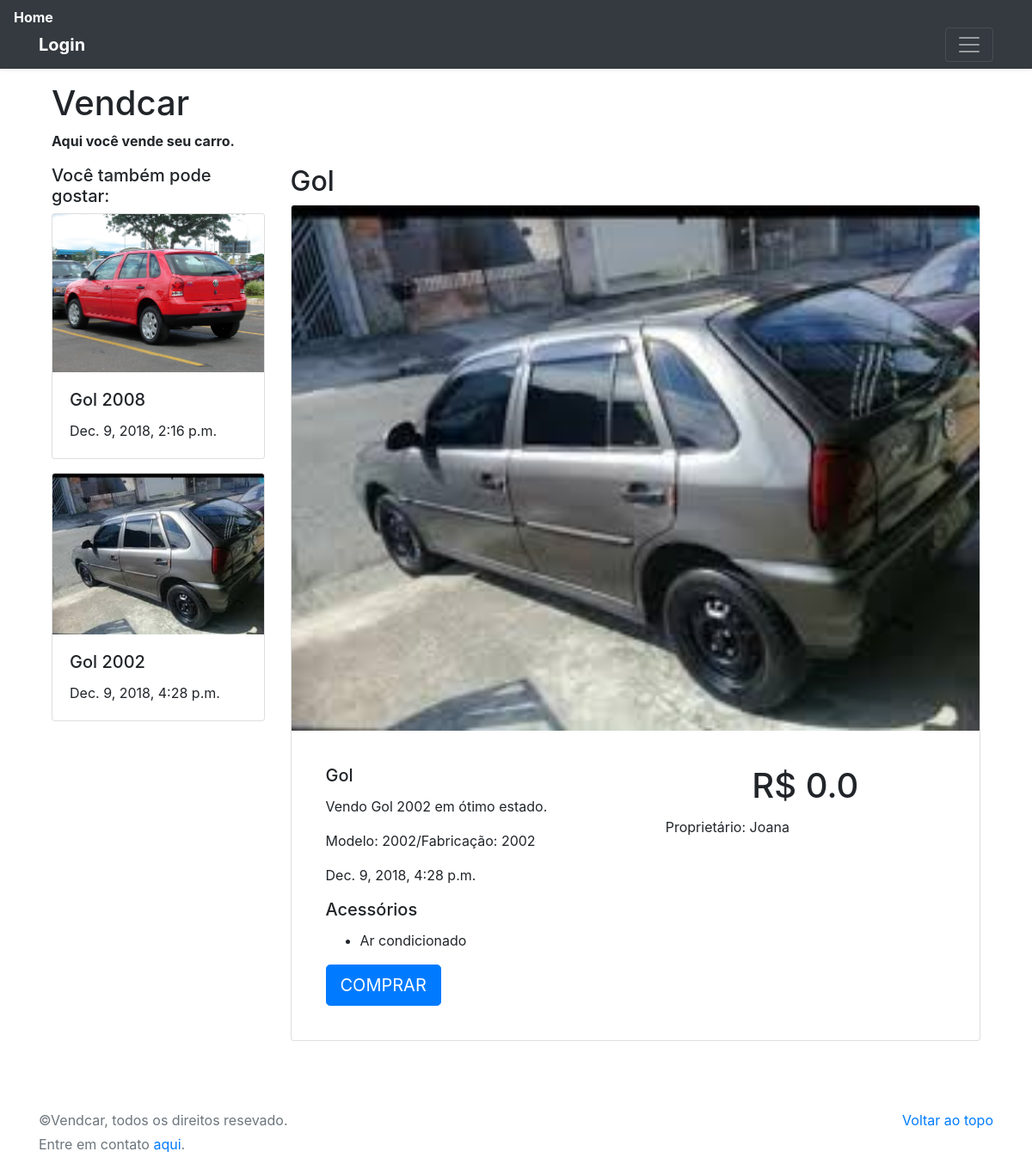
The app's page /detalhes/11, older data.
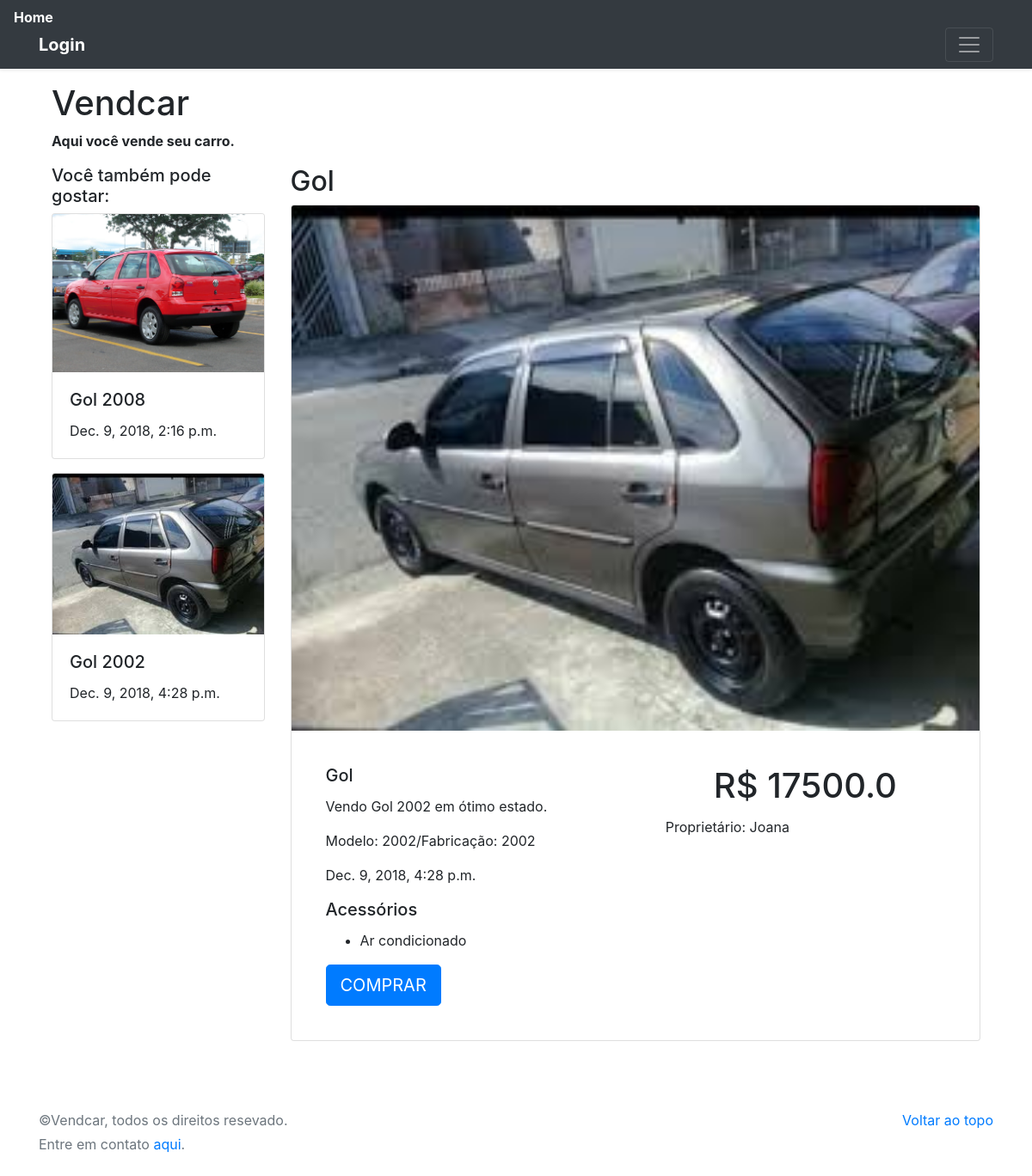
The same page, newer data.
### store/models.py (models this page shows, shortened)
class Carro(models.Model):
	marca = models.ForeignKey(Marca, on_delete = models.CASCADE, related_name='carros')
	user = models.ForeignKey(User, on_delete = models.CASCADE, related_name='meus_carros')
	modelo = models.CharField(max_length=100)
	ano_modelo = models.CharField(max_length=4)
	ano_fabricacao = models.CharField(max_length=4)
	numero_de_portas = models.IntegerField(default=2)
	descricao = models.TextField(null=True, blank=True)
	preco = models.FloatField(default=0)
	data_do_anuncio = models.DateTimeField(auto_now_add=True, null=True, blank=True)
	foto = models.ImageField(null=True, blank=True, upload_to = 'media/')
	acessorio = models.ManyToManyField(Acessorio,blank=True)

### store/views.py (the view)
# urls.py: path('detalhes/<int:carro_id>', views.detalhes, name='detalhes'),
def detalhes(request, carro_id):
	carro = Carro.objects.get(id=carro_id)
	sugestoes = Carro.objects.filter(descricao__contains=carro.modelo) | Carro.objects.filter(ano_fabricacao=carro.ano_fabricacao)
	return render(request, 'store/carro.html', {'carro':carro, 'sugestoes':sugestoes})

### store/models.py (called while the page is built)
	def __str__(self):
		return self.nome

### store/templates/store/carro.html
{% extends "store/base.html" %}
{% block body %}
<dir class="container">
  <div class="row">
    <div class="col-md-12">
      <h1>Vendcar</h1>
        <strong><p>Aqui você vende seu carro.</p></strong>
    </div>
  </div>
  <div class="row">
    <div class="col-md-3">
      <h5>Você também pode gostar:</h5>
      {% if sugestoes %}
      {% for sugestao in sugestoes %}
        <div class="card mb-3">
          <a href="{% url 'detalhes' sugestao.id %}">
          <img class="card-img-top" src="{{sugestao.foto}}" alt="{{sugestao.modelo}}">
          </a>
          <div class="card-body">
            <h5 class="card-title">{{sugestao.modelo}} {{sugestao.ano_modelo}}</h5>
            <p class="card-text">{{sugestao.data_do_anuncio}}</p>
          </div>
        </div>
      {% endfor %}
      {% else %}
      <h5>Opa! Nenhuma sugestão =(</h5>
      {% endif %}
    </div>
    <div class="col-md-9">
        <h2>{{carro.modelo}}</h2>
        <div class="card mb-3">
          <img class="card-img-top" src="{{carro.foto}}" alt="{{carro.modelo}}">
          <div class="card-body">
            <div class="row">
          <div class="col-sm-6">
            <div class="card border-0">
              <div class="card-body">
                <h5 class="card-title">{{carro.modelo}}</h5>
            <p class="card-text">{{carro.descricao}}</p>
            <p class="card-text">Modelo: {{carro.ano_modelo}}/Fabricação: {{ carro.ano_fabricacao }}</p>
            <p class="card-text">{{carro.data_do_anuncio}}</p>
             <h5 class="card-title">Acessórios</h5>
             {% if carro.acessorio.all %}
             <ul>
               {% for acessorio in carro.acessorio.all %}
                  <li>{{acessorio}}</li>
               {% endfor %}
             </ul>
             {% else %}
                <p>O veiculo não possui acessórios!</p>
             {% endif %}
            <div class="btn-group">
            {% if carro.user.username != user.username %}
              {% if carro.venda %}
                 <button class="btn btn-danger btn-lg">Aquardando pagamento</button>
              {% else %}
              <a class="btn btn-primary btn-lg" href="{% url 'venda' carro.id %}" title="">COMPRAR</a>
              {% endif%}
            {% else %}
            <a class="btn btn-warning btn-lg" href="{% url 'editar' carro.id %}" title="">EDITAR</a>
            <a class="btn btn-danger btn-lg" href="{% url 'apagar' carro.id %}" onclick="return confirm('Deseja mesmo apagar o anuncio?')">APAGAR</a>
            {% endif %}
            </div>
              </div>
            </div>
          </div>
          <div class="col-sm-6">
            <div class="card border-0">
              <div class="card-body">
                <h1 class="card-title text-center">R$ {{carro.preco}}</h1>
                <p class="card-text">Proprietário: {{carro.user.username}}</p>
              </div>
            </div>
          </div>
        </div>
    </div>
  </div>
   </div>
 </div>
</dir>
{% endblock %}

Row changes from the older to the newer data that the page shows:
changed Carro "Dec. 9, 2018, 4:28 p.m.": preco "0.0" → "17500.0"
